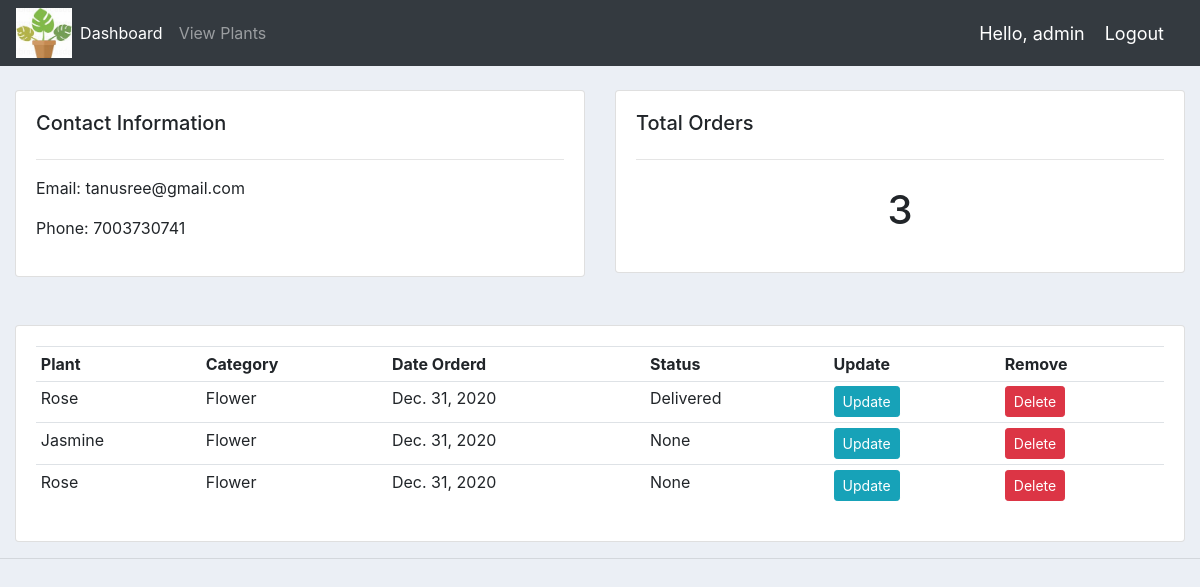
Screenshot of /customer/1 (signed in) with the database file from the repository.
### firstpage/models.py (models this page shows, shortened)
class Customer(models.Model):
    user = models.OneToOneField(User,null=True, on_delete=models.CASCADE)
    name = models.CharField(max_length=200,null=True)
    email = models.CharField(max_length=200,null=True)
    phone = models.CharField(max_length=200,null=True)
    profile_pic = models.ImageField(default="default_profile_pic.png",null=True,blank=True)
    '''
    def __str__(self):
        return self.name'''

class CartOrders(models.Model):
    STATUS = (
    ('Pending','Pending'),
    ('Delivered','Delivered'),
    )
    customer = models.ForeignKey(Customer,null=True, on_delete=models.CASCADE)
    plants = models.ForeignKey(Plants,null=True, on_delete=models.CASCADE)
    date = models.DateField(default=datetime.datetime.today)
    quantity = models.IntegerField(default=1)
    price = models.IntegerField(default=0)
    phone = models.CharField(max_length=200,null=True)
    address = models.CharField(max_length=200,null=True)
    status = models.CharField(max_length=200,null=True,choices=STATUS)
    @staticmethod
    def get_orders_by_customer(customer_id):
         return CartOrders.objects.filter(customer = customer_id).order_by('-date')

class Plants(models.Model):
    CATEGORY = (
     ('Flower','Flower'),
     ('Fruits','Fruits'),
     ('Vegetables','Vegetables'),
    )
    name = models.CharField(max_length=200,null=True)
    plant_id = models.IntegerField(max_length=200)
    price = models.FloatField(max_length=200)
    category = models.CharField(max_length=200,null=True,choices=CATEGORY)
    image = models.ImageField(default="rose.jpg",null=True,blank=True)
    tags = models.ManyToManyField(Tag)
    def __str__(self):
        return self.name

### firstpage/decorators.py (the view)
		def wrapper_func(request, *args, **kwargs):
			group = None
			if request.user.groups.exists():
				group = request.user.groups.all()[0].name
			if group in allowed_roles:
				return view_func(request, *args, **kwargs)
			else:
				return HttpResponse('You are not authorized to view this page')

### firstpage/views.py (called while the page is built)
@login_required(login_url='login')
@allowed_users(allowed_roles=['admin'])
def customer(request,pk):
    customer = Customer.objects.get(id=pk)
    orders = CartOrders.get_orders_by_customer(customer)
    order_count = orders.count()
    myFilter = OrderFilter(request.GET,queryset=orders)
    orders = myFilter.qs
    context={'customer':customer,'orders':orders,'order_count':order_count,'myFilter': myFilter}
    return render(request, 'firstpage/customer.html',context)

### firstpage/templates/firstpage/customer.html
{%  extends 'firstpage/main.html' %}
{% block content %}
	<br>
<div class="row">
	<div class="col-md">
		<div class="card card-body">
			<h5>Contact Information</h5>
			<hr>
			<p>Email: {{customer.email}} </p>
			<p>Phone: {{customer.phone}}</p>
		</div>
	</div>
	<div class="col-md">
		<div class="card card-body">
			<h5>Total Orders</h5>
			<hr>
			<h1 style="text-align: center;padding: 10px">{{order_count}}</h1>
		</div>
	</div>
</div>
<br>
<br>
<div class="row">
	<div class="col-md">
		<div class="card card-body">
			<table class="table table-sm">
				<tr>
					<th>Plant</th>
					<th>Category</th>
					<th>Date Orderd</th>
					<th>Status</th>
					<th>Update</th>
					<th>Remove</th>
				</tr>
				{% for order in orders %}
                    <tr>
                        <td>{{order.plants}}</td>
						<td>{{order.plants.category}}</td>
                        <td>{{order.date}}</td>
                        <td>{{order.status}}</td>
                        <td><a class="btn btn-sm btn-info" href="{% url 'update_order' order.id %}">Update</a></td>
                        <td><a class="btn btn-sm btn-danger" href="{% url 'delete_order' order.id %}">Delete</a></td>
                    </tr>
                {% endfor %}
			</table>
		</div>
	</div>
</div>
{% endblock %}

### firstpage/templates/firstpage/navbar.html (shortened to what this page needs)
{% load static %}
<nav class="navbar navbar-expand-lg navbar-dark bg-dark">
 <img class="logo-display" src="{% static 'images/companylogo.jpg' %}">
  <div class="collapse navbar-collapse" id="navbarNav">
    <ul class="navbar-nav">
    {% if request.user.is_staff %}
      <li class="nav-item active">
        <a class="nav-link" href="{% url 'home' %}">Dashboard</a>
      </li>
      <li class="nav-item">
        <a class="nav-link" href="{% url 'adminPlants' %}">View Plants</a>
      </li>
    {% endif %}
    </ul>
  </div>
  <span class="hello-msg">Hello, {{request.user}}</span>
  <span ><a  class="hello-msg" href="{% url 'logout' %}">Logout</a></span>
</nav>

### static/css/main.css (style rules this page uses)
body { background-color: #ebeff5; }

### firstpage/templates/firstpage/navbar.html (style rules this page uses)
.hello-msg { font-size: 18px; color: #fff; margin-right: 20px; }
.logo-display { max-width: 130px; height: 50px; }

### rows the page displays
Customer: email "tanusree@gmail.com", phone "7003730741"
CartOrders: plants "Rose", plants.category "Flower", date "Dec. 31, 2020", status "Delivered"
CartOrders: plants "Jasmine", plants.category "Flower", date "Dec. 31, 2020", status "None"
CartOrders: plants "Rose", plants.category "Flower", date "Dec. 31, 2020", status "None"

### other values shown
{{ request.user }} "admin"
{{ order_count }} "3"
